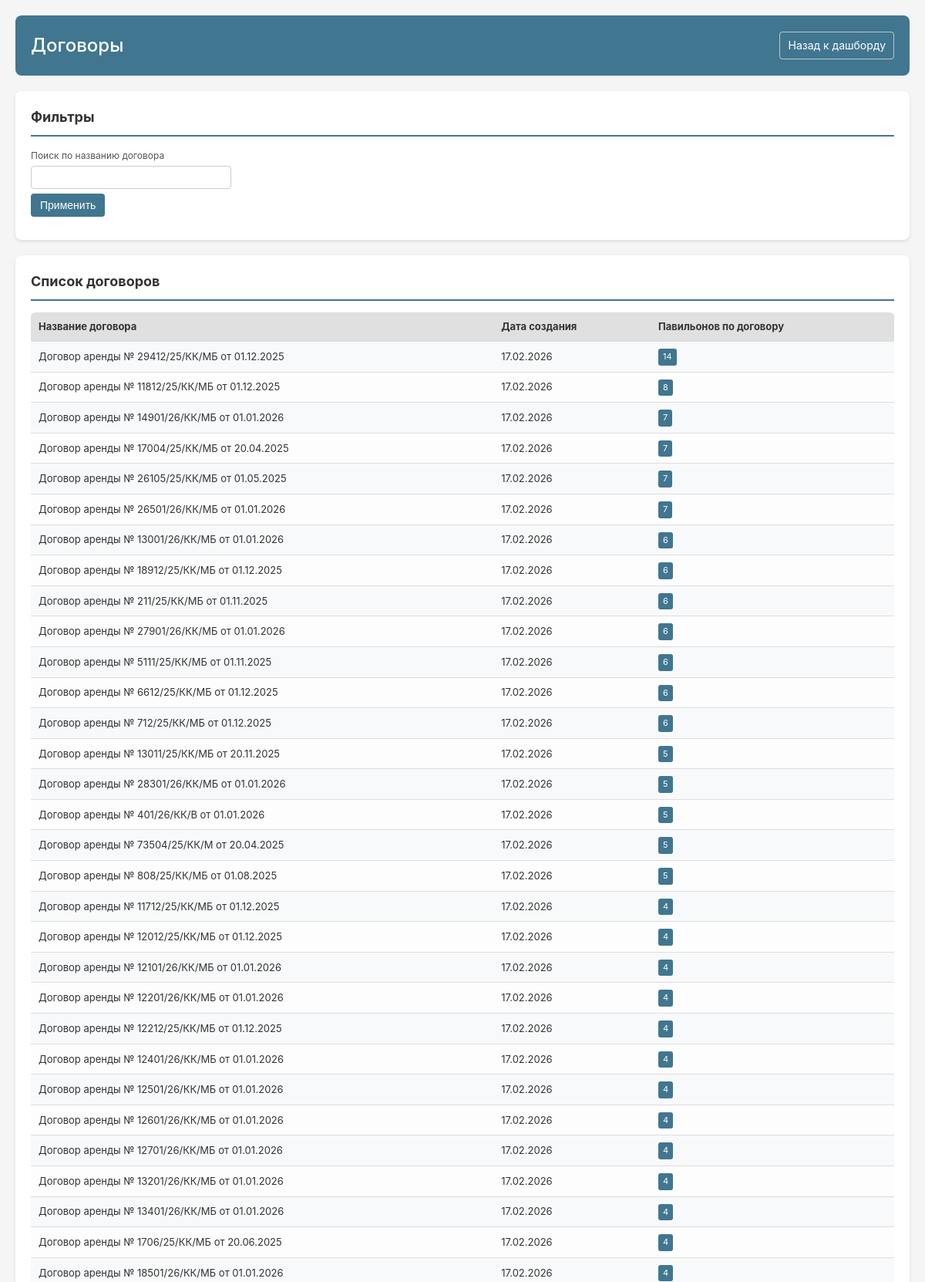
The app's page /contracts/ (upper part) with its own data.
### apps/pavilions/models.py (models this page shows, shortened)
class Contract(models.Model):
    name = models.CharField('Название договора', max_length=200)
    contract_file = models.FileField(
        'Файл договора',
        upload_to='contracts/',
        null=True,
        blank=True
    )
    created_at = models.DateTimeField('Дата создания', auto_now_add=True)
    class Meta:
        verbose_name = 'Договор аренды'
        verbose_name_plural = 'Договоры аренды'

### apps/dashboard/views.py (the view)
# urls.py: path('contracts/', ContractListView.as_view(), name='contracts_list'),
class ContractListView(ListView):
    model = Contract
    template_name = 'dashboard/contracts_list.html'
    context_object_name = 'contracts'
    paginate_by = 50
    def get_queryset(self):
        qs = Contract.objects.annotate(
            pavilions_count=Count('pavilion')
        )
        search = self.request.GET.get('q') or ''
        self._search = search
        if search:
            qs = qs.filter(name__icontains=search)
        return qs.order_by('-pavilions_count', 'name')
    def get_context_data(self, **kwargs):
        context = super().get_context_data(**kwargs)
        context['current_search'] = getattr(self, '_search', '')
        return context

### apps/dashboard/templates/dashboard/contracts_list.html (shortened to what this page needs)
<!DOCTYPE html>
<html lang="ru">
<head>
</head>
<body>
    <div class="container">
        <header>
            <h1>Договоры</h1>
            <a href="{% url 'dashboard:index' %}">Назад к дашборду</a>
        </header>
        <div class="section">
            <h2>Фильтры</h2>
            <form method="get" class="filters">
                <label for="q">Поиск по названию договора</label>
                <input type="text" id="q" name="q" value="{{ current_search }}">
                <div>
                    <button type="submit" class="btn btn-primary">Применить</button>
                </div>
            </form>
        </div>
        <div class="section">
            <h2>Список договоров</h2>
            <table class="table">
                <thead>
                    <tr>
                        <th>Название договора</th>
                        <th>Дата создания</th>
                        <th>Павильонов по договору</th>
                    </tr>
                </thead>
                <tbody>
                    {% for contract in contracts %}
                    <tr>
                        <td>{{ contract.name }}</td>
                        <td>{{ contract.created_at|date:"d.m.Y" }}</td>
                        <td>
                            {% if contract.pavilions_count %}
                                <span class="badge">{{ contract.pavilions_count }}</span>
                            {% else %}
                                0
                            {% endif %}
                        </td>
                    </tr>
                    {% empty %}
                    <tr>
                        <td colspan="3">Договоры не найдены.</td>
                    </tr>
                    {% endfor %}
                </tbody>
            </table>
        </div>
    </div>
</body>
</html>

### apps/dashboard/templates/dashboard/contracts_list.html (style rules this page uses)
* { margin: 0; padding: 0; box-sizing: border-box; }
body { font-family: -apple-system, BlinkMacSystemFont, 'Segoe UI', Roboto, 'Helvetica Neue', Arial, sans-serif; background: #f5f5f5; color: #333; line-height: 1.6; padding: 20px; }
.container { max-width: 1200px; margin: 0 auto; }
header { background: #417690; color: white; padding: 20px; border-radius: 8px; margin-bottom: 20px; display: flex; justify-content: space-between; align-items: center; flex-wrap: wrap; gap: 10px; }
header h1 { font-size: 24px; font-weight: 500; }
header a { color: #fff; text-decoration: none; font-size: 14px; border: 1px solid rgba(255,255,255,0.6); padding: 6px 10px; border-radius: 4px; }
.section { background: white; padding: 20px; border-radius: 8px; box-shadow: 0 2px 4px rgba(0,0,0,0.1); margin-bottom: 20px; }
.section h2 { font-size: 18px; margin-bottom: 15px; border-bottom: 2px solid #417690; padding-bottom: 8px; }
.filters { margin-bottom: 10px; }
.filters label { font-size: 12px; color: #555; display: block; margin-bottom: 4px; }
.filters input[type="text"] { width: 100%; max-width: 260px; padding: 6px 8px; border-radius: 4px; border: 1px solid #ccc; font-size: 14px; }
.btn { padding: 7px 12px; border-radius: 4px; border: none; font-size: 14px; cursor: pointer; margin-top: 6px; }
.btn-primary { background: #417690; color: #fff; }
.table { width: 100%; border-collapse: collapse; margin-top: 10px; background: #f8f9fa; border-radius: 6px; overflow: hidden; }
.table thead { background: #e0e0e0; }
.table th, .table td { padding: 8px 10px; font-size: 13px; border-bottom: 1px solid #ddd; text-align: left; }
.table tbody tr:nth-child(even) { background: #fdfdfd; }
.badge { display: inline-block; padding: 2px 6px; border-radius: 3px; font-size: 11px; background: #417690; color: #fff; }

### records on screen
Contract: name "Договор аренды № 29412/25/КК/МБ от 01.12.2025", created_at "17.02.2026", pavilions_count "14"
Contract: name "Договор аренды № 11812/25/КК/МБ от 01.12.2025", created_at "17.02.2026", pavilions_count "8"
Contract: name "Договор аренды № 14901/26/КК/МБ от 01.01.2026", created_at "17.02.2026", pavilions_count "7"
Contract: name "Договор аренды № 17004/25/КК/МБ от 20.04.2025", created_at "17.02.2026", pavilions_count "7"
Contract: name "Договор аренды № 26105/25/КК/МБ от 01.05.2025", created_at "17.02.2026", pavilions_count "7"
Contract: name "Договор аренды № 26501/26/КК/МБ от 01.01.2026", created_at "17.02.2026", pavilions_count "7"
Contract: name "Договор аренды № 13001/26/КК/МБ от 01.01.2026", created_at "17.02.2026", pavilions_count "6"
Contract: name "Договор аренды № 18912/25/КК/МБ от 01.12.2025", created_at "17.02.2026", pavilions_count "6"
Contract: name "Договор аренды № 211/25/КК/МБ от 01.11.2025", created_at "17.02.2026", pavilions_count "6"
Contract: name "Договор аренды № 27901/26/КК/МБ от 01.01.2026", created_at "17.02.2026", pavilions_count "6"
Contract: name "Договор аренды № 5111/25/КК/МБ от 01.11.2025", created_at "17.02.2026", pavilions_count "6"
Contract: name "Договор аренды № 6612/25/КК/МБ от 01.12.2025", created_at "17.02.2026", pavilions_count "6"
Contract: name "Договор аренды № 712/25/КК/МБ от 01.12.2025", created_at "17.02.2026", pavilions_count "6"
Contract: name "Договор аренды № 13011/25/КК/МБ от 20.11.2025", created_at "17.02.2026", pavilions_count "5"
Contract: name "Договор аренды № 28301/26/КК/МБ от 01.01.2026", created_at "17.02.2026", pavilions_count "5"
Contract: name "Договор аренды № 401/26/КК/В от 01.01.2026", created_at "17.02.2026", pavilions_count "5"
Contract: name "Договор аренды № 73504/25/КК/М от 20.04.2025", created_at "17.02.2026", pavilions_count "5"
Contract: name "Договор аренды № 808/25/КК/МБ от 01.08.2025", created_at "17.02.2026", pavilions_count "5"
Contract: name "Договор аренды № 11712/25/КК/МБ от 01.12.2025", created_at "17.02.2026", pavilions_count "4"
Contract: name "Договор аренды № 12012/25/КК/МБ от 01.12.2025", created_at "17.02.2026", pavilions_count "4"
Contract: name "Договор аренды № 12101/26/КК/МБ от 01.01.2026", created_at "17.02.2026", pavilions_count "4"
Contract: name "Договор аренды № 12201/26/КК/МБ от 01.01.2026", created_at "17.02.2026", pavilions_count "4"
Contract: name "Договор аренды № 12212/25/КК/МБ от 01.12.2025", created_at "17.02.2026", pavilions_count "4"
Contract: name "Договор аренды № 12401/26/КК/МБ от 01.01.2026", created_at "17.02.2026", pavilions_count "4"
Contract: name "Договор аренды № 12501/26/КК/МБ от 01.01.2026", created_at "17.02.2026", pavilions_count "4"
Contract: name "Договор аренды № 12601/26/КК/МБ от 01.01.2026", created_at "17.02.2026", pavilions_count "4"
Contract: name "Договор аренды № 12701/26/КК/МБ от 01.01.2026", created_at "17.02.2026", pavilions_count "4"
Contract: name "Договор аренды № 13201/26/КК/МБ от 01.01.2026", created_at "17.02.2026", pavilions_count "4"
Contract: name "Договор аренды № 13401/26/КК/МБ от 01.01.2026", created_at "17.02.2026", pavilions_count "4"
Contract: name "Договор аренды № 1706/25/КК/МБ от 20.06.2025", created_at "17.02.2026", pavilions_count "4"
Contract: name "Договор аренды № 18501/26/КК/МБ от 01.01.2026", created_at "17.02.2026", pavilions_count "4"
